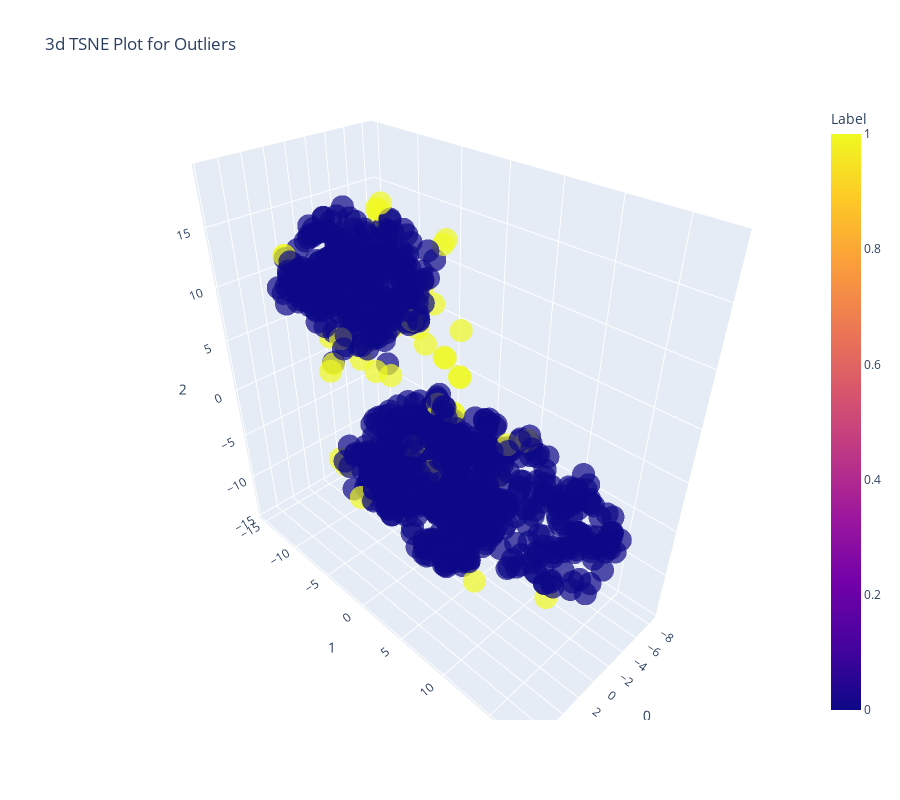

The notebook cell this image was saved under:
### Code cell
## creating a model
knn=create_model('knn')
## plotting a model
plot_model(knn)

### Figure 1 — Plotly figure (JSON) as saved in the notebook; plotly's stock layout.template omitted (floating-point values rounded to 4 significant figures; data arrays with more than 128 entries replaced by an {"elided": "..."} marker saying what was removed)
{"data": [{"customdata": {"elided": "1000x1 float values"}, "hovertemplate": "0=%{x}<br>1=%{y}<br>2=%{z}<br>Feature=%{customdata[0]}<br>Label=%{marker.color}<extra></extra>", "legendgroup": "", "marker": {"color": {"elided": "1000 int values"}, "coloraxis": "coloraxis", "opacity": 0.7, "symbol": "circle"}, "mode": "markers", "name": "", "scene": "scene", "showlegend": false, "type": "scatter3d", "x": {"elided": "1000 float values"}, "y": {"elided": "1000 float values"}, "z": {"elided": "1000 float values"}}], "layout": {"coloraxis": {"colorbar": {"title": {"text": "Label"}}, "colorscale": [[0, "#0d0887"], [0.1111, "#46039f"], [0.2222, "#7201a8"], [0.3333, "#9c179e"], [0.4444, "#bd3786"], [0.5556, "#d8576b"], [0.6667, "#ed7953"], [0.7778, "#fb9f3a"], [0.8889, "#fdca26"], [1, "#f0f921"]]}, "height": 800, "legend": {"tracegroupgap": 0}, "scene": {"domain": {"x": [0, 1], "y": [0, 1]}, "xaxis": {"title": {"text": "0"}}, "yaxis": {"title": {"text": "1"}}, "zaxis": {"title": {"text": "2"}}}, "title": {"text": "3d TSNE Plot for Outliers"}, "width": 900}}
